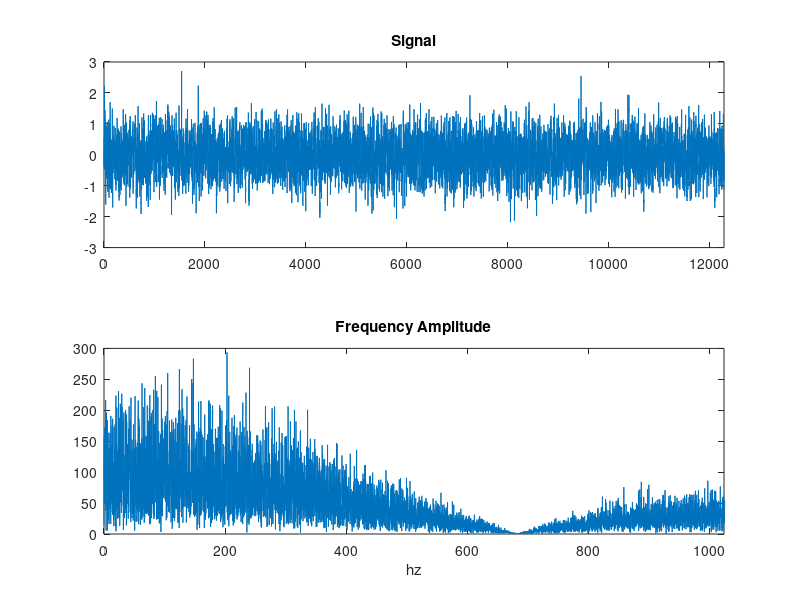
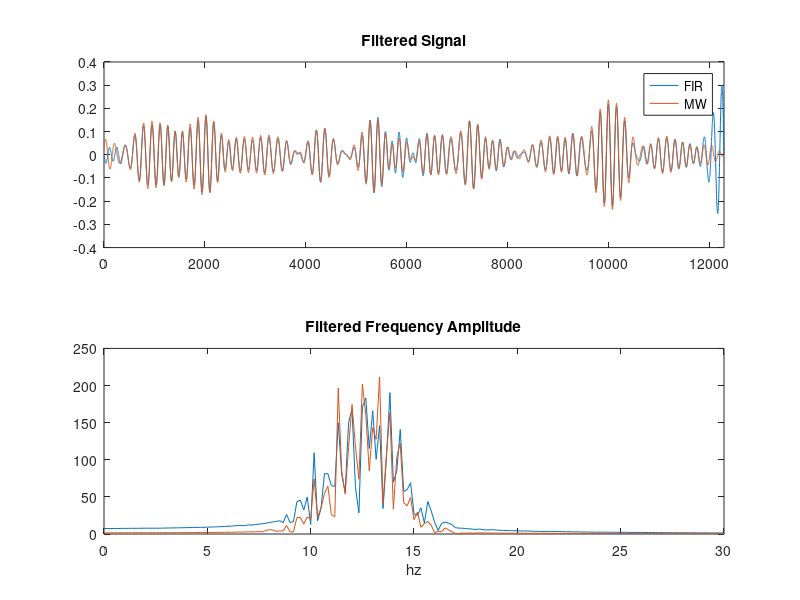

Write the MATLAB code that produced these figures, in order.
% Code challenge to match filtering of reference signals from professor using
% a FIR filter then a Morlet Wavelet
load wavelet_codeChallenge.mat

figure(1);
numpts = length(signal);
subplot(2,1,1);
plot(signal);
xlim([0 numpts]);
title('Signal');

subplot(2,1,2);
signalX = abs(fft(signal,numpts));
hz = linspace(0,srate,numpts);
plot(hz,signalX);
xlim([0 srate/2]);
xlabel('hz');
title('Frequency Amplitude');

% SignalFIR & signaMW
figure(2); hold on;
numpts = length(signalFIR);
subplot(2,1,1);
plot((1:numpts),signalFIR,(1:numpts),signalMW);
xlim([0 numpts]);
title('Filtered Signal');
legend('FIR','MW');

subplot(2,1,2);
signalX = abs(fft(signalFIR,numpts));
signalMWX = abs(fft(signalMW,numpts));
hz = linspace(0,srate,numpts);
plot(hz,signalX,hz,signalMWX);
xlim([0 30]);
xlabel('hz');
title('Filtered Frequency Amplitude');
